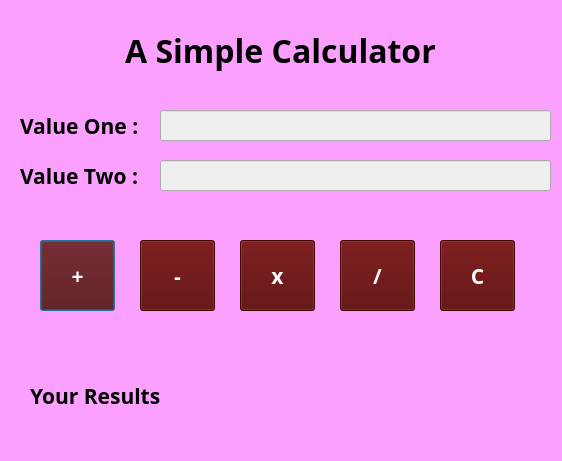
<?xml version="1.0" encoding="UTF-8"?>
<ui version="4.0">
 <class>Dialog</class>
 <widget class="QDialog" name="Dialog">
  <property name="geometry">
   <rect>
    <x>0</x>
    <y>0</y>
    <width>562</width>
    <height>461</height>
   </rect>
  </property>
  <property name="windowTitle">
   <string>A Simple Calculator</string>
  </property>
  <property name="styleSheet">
   <string notr="true">background-color: rgb(252, 160, 255);


</string>
  </property>
  <widget class="QLineEdit" name="txtOperandOne">
   <property name="geometry">
    <rect>
     <x>160</x>
     <y>110</y>
     <width>391</width>
     <height>31</height>
    </rect>
   </property>
   <property name="font">
    <font>
     <family>Mali SemiBold</family>
     <pointsize>16</pointsize>
     <weight>75</weight>
     <bold>true</bold>
    </font>
   </property>
   <property name="styleSheet">
    <string notr="true">background-color: rgb(239, 239, 239);</string>
   </property>
  </widget>
  <widget class="QLabel" name="label">
   <property name="geometry">
    <rect>
     <x>20</x>
     <y>110</y>
     <width>131</width>
     <height>31</height>
    </rect>
   </property>
   <property name="font">
    <font>
     <family>Mali SemiBold</family>
     <pointsize>16</pointsize>
     <weight>75</weight>
     <bold>true</bold>
    </font>
   </property>
   <property name="text">
    <string>Value One :</string>
   </property>
  </widget>
  <widget class="QLabel" name="label_2">
   <property name="geometry">
    <rect>
     <x>20</x>
     <y>160</y>
     <width>131</width>
     <height>31</height>
    </rect>
   </property>
   <property name="font">
    <font>
     <family>Mali SemiBold</family>
     <pointsize>16</pointsize>
     <weight>75</weight>
     <bold>true</bold>
    </font>
   </property>
   <property name="text">
    <string>Value Two :</string>
   </property>
  </widget>
  <widget class="QLineEdit" name="txtOperandTwo">
   <property name="geometry">
    <rect>
     <x>160</x>
     <y>160</y>
     <width>391</width>
     <height>31</height>
    </rect>
   </property>
   <property name="font">
    <font>
     <family>Mali SemiBold</family>
     <pointsize>16</pointsize>
     <weight>75</weight>
     <bold>true</bold>
    </font>
   </property>
   <property name="styleSheet">
    <string notr="true">background-color: rgb(239, 239, 239);</string>
   </property>
  </widget>
  <widget class="QPushButton" name="cmdAdd">
   <property name="geometry">
    <rect>
     <x>40</x>
     <y>240</y>
     <width>75</width>
     <height>71</height>
    </rect>
   </property>
   <property name="font">
    <font>
     <family>Mali SemiBold</family>
     <pointsize>16</pointsize>
     <weight>75</weight>
     <bold>true</bold>
    </font>
   </property>
   <property name="styleSheet">
    <string notr="true">background-color: rgb(85, 0, 0);
color: white;</string>
   </property>
   <property name="text">
    <string>+</string>
   </property>
  </widget>
  <widget class="QPushButton" name="cmdDivide">
   <property name="geometry">
    <rect>
     <x>340</x>
     <y>240</y>
     <width>75</width>
     <height>71</height>
    </rect>
   </property>
   <property name="font">
    <font>
     <family>Mali SemiBold</family>
     <pointsize>16</pointsize>
     <weight>75</weight>
     <bold>true</bold>
    </font>
   </property>
   <property name="styleSheet">
    <string notr="true">background-color: rgb(85, 0, 0);
color: white;</string>
   </property>
   <property name="text">
    <string>/</string>
   </property>
  </widget>
  <widget class="QPushButton" name="cmdMultiply">
   <property name="geometry">
    <rect>
     <x>240</x>
     <y>240</y>
     <width>75</width>
     <height>71</height>
    </rect>
   </property>
   <property name="font">
    <font>
     <family>Mali SemiBold</family>
     <pointsize>16</pointsize>
     <weight>75</weight>
     <bold>true</bold>
    </font>
   </property>
   <property name="styleSheet">
    <string notr="true">background-color: rgb(85, 0, 0);
color: white;</string>
   </property>
   <property name="text">
    <string>x</string>
   </property>
  </widget>
  <widget class="QPushButton" name="cmdSubtract">
   <property name="geometry">
    <rect>
     <x>140</x>
     <y>240</y>
     <width>75</width>
     <height>71</height>
    </rect>
   </property>
   <property name="font">
    <font>
     <family>Mali SemiBold</family>
     <pointsize>16</pointsize>
     <weight>75</weight>
     <bold>true</bold>
    </font>
   </property>
   <property name="styleSheet">
    <string notr="true">background-color: rgb(85, 0, 0);
color: white;</string>
   </property>
   <property name="text">
    <string>-</string>
   </property>
  </widget>
  <widget class="QLabel" name="label_3">
   <property name="geometry">
    <rect>
     <x>20</x>
     <y>30</y>
     <width>521</width>
     <height>41</height>
    </rect>
   </property>
   <property name="font">
    <font>
     <family>Mali SemiBold</family>
     <pointsize>24</pointsize>
     <weight>75</weight>
     <bold>true</bold>
    </font>
   </property>
   <property name="text">
    <string>A Simple Calculator</string>
   </property>
   <property name="alignment">
    <set>Qt::AlignCenter</set>
   </property>
  </widget>
  <widget class="QLabel" name="lblResult">
   <property name="geometry">
    <rect>
     <x>30</x>
     <y>360</y>
     <width>491</width>
     <height>71</height>
    </rect>
   </property>
   <property name="font">
    <font>
     <family>Mali SemiBold</family>
     <pointsize>16</pointsize>
     <weight>75</weight>
     <bold>true</bold>
    </font>
   </property>
   <property name="text">
    <string>Your Results</string>
   </property>
  </widget>
  <widget class="QPushButton" name="cmdClear">
   <property name="geometry">
    <rect>
     <x>440</x>
     <y>240</y>
     <width>75</width>
     <height>71</height>
    </rect>
   </property>
   <property name="font">
    <font>
     <family>Mali SemiBold</family>
     <pointsize>16</pointsize>
     <weight>75</weight>
     <bold>true</bold>
    </font>
   </property>
   <property name="styleSheet">
    <string notr="true">background-color: rgb(85, 0, 0);
color: white;</string>
   </property>
   <property name="text">
    <string>C</string>
   </property>
  </widget>
 </widget>
 <resources/>
 <connections/>
</ui>
